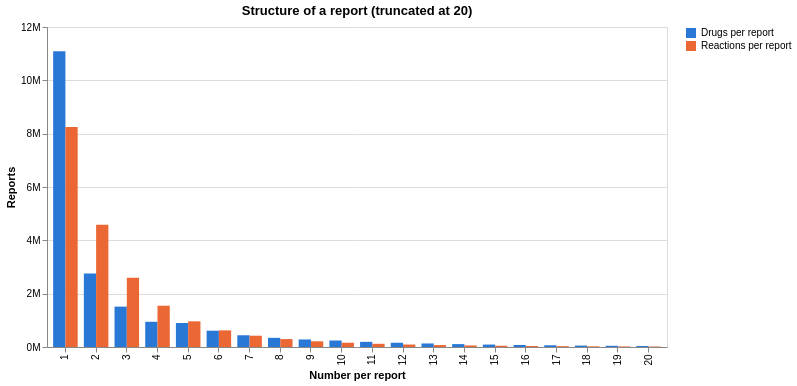

Source (Vega-Lite JSON):
### Vega-Lite specification from a JSON file in a GitHub repository (floating-point values rounded to 4 significant figures)
{"config": {"view": {"continuousWidth": 300, "continuousHeight": 300}}, "data": {"name": "data-104c193682ade94c224a222315202c99"}, "mark": {"type": "bar"}, "encoding": {"color": {"field": "kind", "scale": {"range": ["#2a78d6", "#eb6834"]}, "title": null, "type": "nominal"}, "tooltip": [{"field": "kind", "type": "nominal"}, {"field": "count", "type": "ordinal"}, {"field": "reports", "format": ",", "type": "quantitative"}], "x": {"field": "count", "title": "Number per report", "type": "ordinal"}, "xOffset": {"field": "kind", "type": "nominal"}, "y": {"axis": {"format": "~s"}, "field": "reports", "title": "Reports", "type": "quantitative"}}, "height": 320, "title": "Structure of a report (truncated at 20)", "width": 620, "$schema": "https://vega.github.io/schema/vega-lite/v6.1.0.json", "datasets": {"data-104c193682ade94c224a222315202c99": [{"count": 1, "reports": 11093882, "kind": "Drugs per report"}, {"count": 2, "reports": 2753070, "kind": "Drugs per report"}, {"count": 3, "reports": 1514313, "kind": "Drugs per report"}, {"count": 4, "reports": 945698, "kind": "Drugs per report"}, {"count": 5, "reports": 900459, "kind": "Drugs per report"}, {"count": 6, "reports": 611568, "kind": "Drugs per report"}, {"count": 7, "reports": 440207, "kind": "Drugs per report"}, {"count": 8, "reports": 343774, "kind": "Drugs per report"}, {"count": 9, "reports": 282695, "kind": "Drugs per report"}, {"count": 10, "reports": 244325, "kind": "Drugs per report"}, {"count": 11, "reports": 193013, "kind": "Drugs per report"}, {"count": 12, "reports": 159835, "kind": "Drugs per report"}, {"count": 13, "reports": 132530, "kind": "Drugs per report"}, {"count": 14, "reports": 108868, "kind": "Drugs per report"}, {"count": 15, "reports": 91082, "kind": "Drugs per report"}, {"count": 16, "reports": 76269, "kind": "Drugs per report"}, {"count": 17, "reports": 64954, "kind": "Drugs per report"}, {"count": 18, "reports": 53774, "kind": "Drugs per report"}, {"count": 19, "reports": 45090, "kind": "Drugs per report"}, {"count": 20, "reports": 37971, "kind": "Drugs per report"}, {"count": 1, "reports": 8246538, "kind": "Reactions per report"}, {"count": 2, "reports": 4587992, "kind": "Reactions per report"}, {"count": 3, "reports": 2597145, "kind": "Reactions per report"}, {"count": 4, "reports": 1548181, "kind": "Reactions per report"}, {"count": 5, "reports": 962990, "kind": "Reactions per report"}, {"count": 6, "reports": 623876, "kind": "Reactions per report"}, {"count": 7, "reports": 423549, "kind": "Reactions per report"}, {"count": 8, "reports": 296756, "kind": "Reactions per report"}, {"count": 9, "reports": 213971, "kind": "Reactions per report"}, {"count": 10, "reports": 159953, "kind": "Reactions per report"}, {"count": 11, "reports": 119956, "kind": "Reactions per report"}, {"count": 12, "reports": 92496, "kind": "Reactions per report"}, {"count": 13, "reports": 73142, "kind": "Reactions per report"}, {"count": 14, "reports": 57956, "kind": "Reactions per report"}, {"count": 15, "reports": 46839, "kind": "Reactions per report"}, {"count": 16, "reports": 38283, "kind": "Reactions per report"}, {"count": 17, "reports": 30980, "kind": "Reactions per report"}, {"count": 18, "reports": 25639, "kind": "Reactions per report"}, {"count": 19, "reports": 21440, "kind": "Reactions per report"}, {"count": 20, "reports": 18258, "kind": "Reactions per report"}]}}
